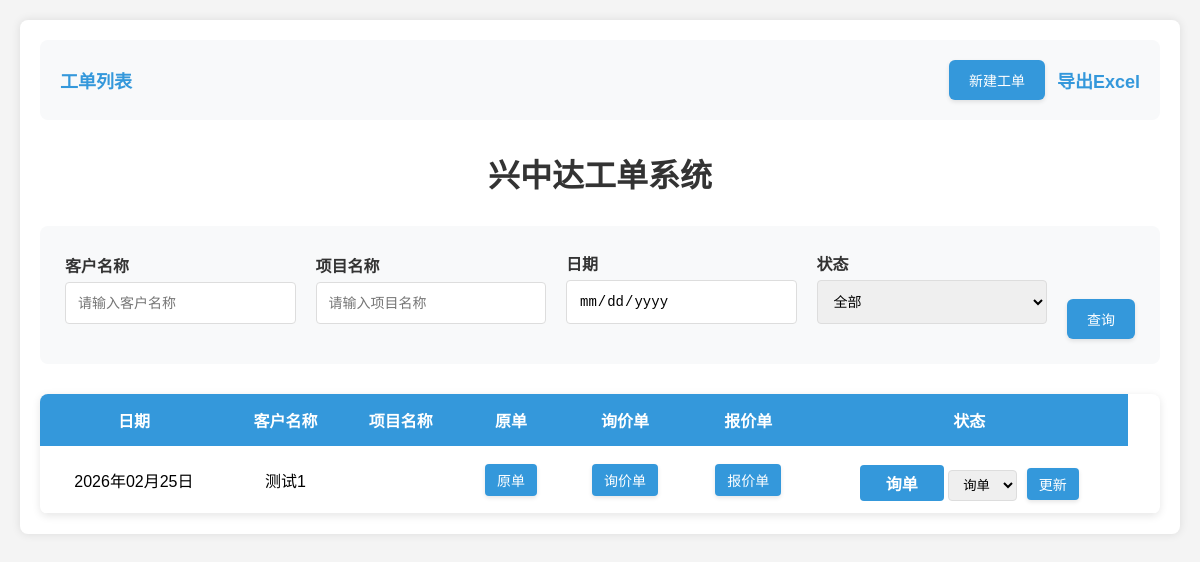
Before: /quotation/list/ with the older database file.
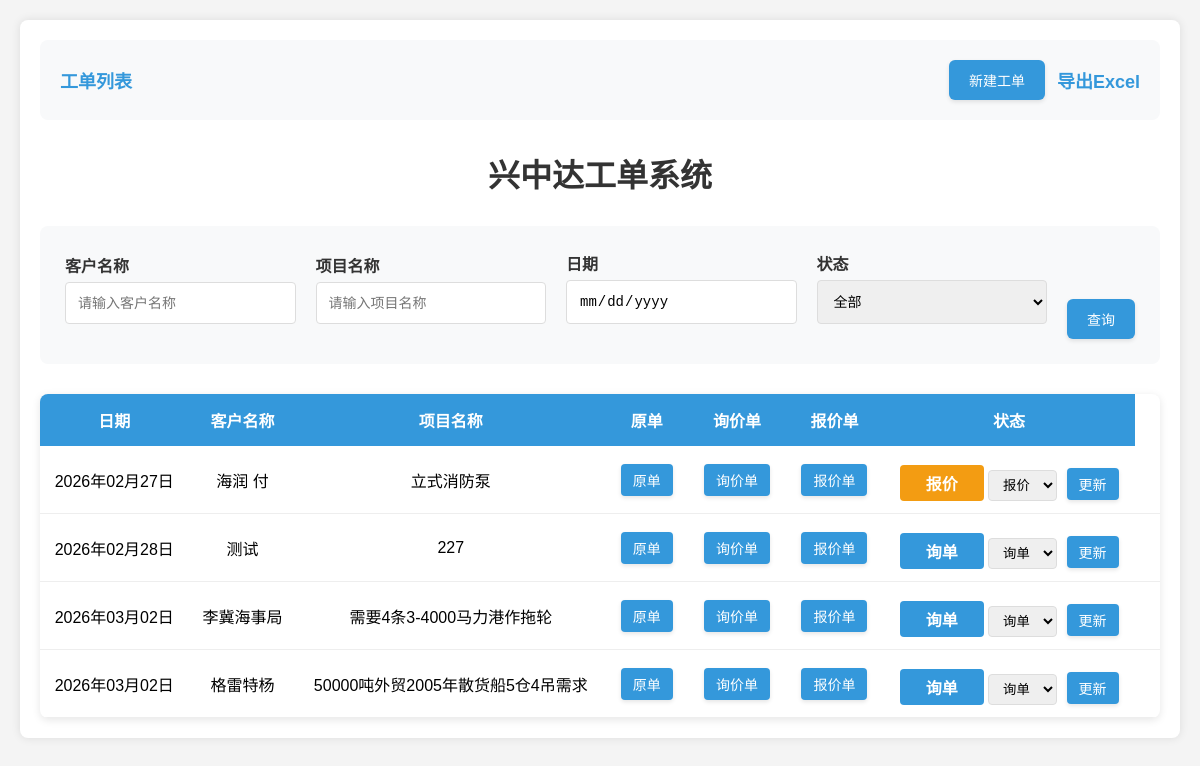
After: the same page with the newer database file.
### quotation/models.py (models this page shows, shortened)
class Quotation(models.Model):
    STATUS_CHOICES = (
        ('completed', '完成'),
        ('inquiry', '询单'),
        ('quoted', '报价'),
    )
    date = models.DateField(default=timezone.now)
    customer_name = models.CharField(max_length=255)
    project_name = models.CharField(max_length=255, verbose_name='项目名称', default='')
    status = models.CharField(max_length=20, choices=STATUS_CHOICES, default='inquiry')
    folder_path = models.CharField(max_length=500, verbose_name='文件夹路径', default='/quotations')
    def __init__(self, *args, **kwargs):
        super().__init__(*args, **kwargs)
        if self.folder_path:
            self.folder_path = self.folder_path.replace('\\', '/')
    def get_attachment_counts(self):
        counts = {'original': 0, 'inquiry': 0, 'quotation': 0}
        if os.path.exists(self.folder_path):
            for sub_folder_name in os.listdir(self.folder_path):
                sub_folder_path = os.path.join(self.folder_path, sub_folder_name).replace('\\', '/')
                if os.path.isdir(sub_folder_path):
                    if sub_folder_name in counts:
                        counts[sub_folder_name] = len(os.listdir(sub_folder_path))
        return counts

### quotation/views.py (the view)
# urls.py: path('list/', QuotationListView.as_view(), name='list'),
class QuotationListView(View):
    def get(self, request):
        quotations = Quotation.objects.all()
        return render(request, 'quotation/list.html', {'quotations': quotations})

### quotation/templates/quotation/list.html (shortened to what this page needs)
<!DOCTYPE html>
<html lang="zh-CN">
<head>
</head>
<body>
    <div class="container">
        <div class="nav">
            <a href="{% url 'quotation:list' %}">工单列表</a>
            <div class="nav-buttons">
                <button onclick="openUploadModal()" class="nav-button nav-button-blue">新建工单</button>
                <a id="exportButton" href="{% url 'quotation:export' %}">导出Excel</a>
            </div>
        </div>
        <h1>兴中达工单系统</h1>
        <div class="search-form">
            <form method="get" action="{% url 'quotation:search' %}">
                <div class="form-group">
                    <label for="customer_name">客户名称</label>
                    <input type="text" id="customer_name" name="customer_name" placeholder="请输入客户名称">
                </div>
                <div class="form-group">
                    <label for="project_name">项目名称</label>
                    <input type="text" id="project_name" name="project_name" placeholder="请输入项目名称">
                </div>
                <div class="form-group">
                    <label for="date">日期</label>
                    <input type="date" id="date" name="date">
                </div>
                <div class="form-group">
                    <label for="status">状态</label>
                    <select id="status" name="status">
                        <option value="">全部</option>
                    </select>
                </div>
                <button type="submit" class="nav-button nav-button-blue">查询</button>
            </form>
        </div>
        <table>
            <thead>
                <tr>
                    <th>日期</th>
                    <th>客户名称</th>
                    <th>项目名称</th>
                    <th>原单</th>
                    <th>询价单</th>
                    <th>报价单</th>
                    <th>状态</th>
                </tr>
            </thead>
            <tbody>
                {% for quotation in quotations %}
                {% with counts=quotation.get_attachment_counts %}
                <tr>
                    <td>{{ quotation.date|date:"Y年m月d日" }}</td>
                    <td>{{ quotation.customer_name }}</td>
                    <td>{{ quotation.project_name }}</td>
                    <td>
                        <button onclick="openAttachments({{ quotation.pk }}, 'original')" class="table-button">原单</button>
                    </td>
                    <td>
                        <button onclick="openAttachments({{ quotation.pk }}, 'inquiry')" class="table-button">询价单</button>
                    </td>
                    <td>
                        <button onclick="openAttachments({{ quotation.pk }}, 'quotation')" class="table-button">报价单</button>
                    </td>
                    <td>
                        <span class="status-badge status-{{ quotation.status }}">{{ quotation.get_status_display }}</span>
                        <form class="status-form" method="post" action="{% url 'quotation:update_status' quotation.pk %}">
                            <select name="status">
                                <option value="inquiry" {% if quotation.status == 'inquiry' %}selected{% endif %}>询单</option>
                                <option value="quoted" {% if quotation.status == 'quoted' %}selected{% endif %}>报价</option>
                            </select>
                            <button type="submit">更新</button>
                        </form>
                    </td>
                    <td>
                    </td>
                </tr>
                {% endwith %}
                {% endfor %}
            </tbody>
        </table>
    </div>
</body>
</html>

### quotation/templates/quotation/list.html (style rules this page uses)
body { font-family: Arial, sans-serif; margin: 20px; background-color: #f4f4f4; }
.container { max-width: 1400px; margin: 0 auto; background-color: white; padding: 20px; border-radius: 8px; box-shadow: 0 0 10px rgba(0,0,0,0.1); }
h1 { text-align: center; color: #333; margin-bottom: 30px; font-size: 32px; }
.nav { display: flex; justify-content: space-between; align-items: center; margin-bottom: 30px; padding: 20px; background-color: #f8f9fa; border-radius: 8px; }
.nav a { font-size: 18px; font-weight: bold; color: #3498db; text-decoration: none; }
.nav-buttons { display: flex; gap: 12px; align-items: center; }
.nav-button { padding: 10px 20px; border: none; border-radius: 6px; cursor: pointer; font-size: 14px; font-weight: 500; transition: all 0.3s ease; text-decoration: none; display: inline-block; box-shadow: 0 2px 4px rgba(0,0,0,0.1); color: white; }
.nav-button-blue { background-color: #3498db; }
.search-form { background-color: #f8f9fa; padding: 25px; border-radius: 8px; margin-bottom: 30px; }
.search-form form { display: flex; flex-wrap: wrap; gap: 20px; align-items: flex-end; }
.search-form .form-group { flex: 1; min-width: 200px; }
.form-group { margin-bottom: 15px; }
.form-group label { display: block; margin-bottom: 5px; font-weight: bold; color: #333; }
.form-group input[type="text"], .form-group input[type="date"], .form-group select { width: 100%; padding: 12px; border: 1px solid #ddd; border-radius: 4px; font-size: 14px; box-sizing: border-box; cursor: pointer; }
.form-group input[type="date"] { position: relative; }
table { width: 100%; border-collapse: collapse; background-color: white; box-shadow: 0 2px 8px rgba(0,0,0,0.1); border-radius: 8px; overflow: hidden; }
th { background-color: #3498db; color: white; font-weight: 600; padding: 14px 12px; text-align: center; }
td { padding: 12px; text-align: center; border-bottom: 1px solid #eee; }
.status-badge { padding: 6px 12px; border-radius: 4px; color: white; font-weight: bold; display: inline-block; min-width: 60px; text-align: center; }
.status-inquiry { background-color: #3498db; }
.status-quoted { background-color: #f39c12; }
.status-form { display: inline-block; margin-top: 10px; }
.status-form select { padding: 6px 10px; border: 1px solid #ddd; border-radius: 4px; margin-right: 5px; }
.status-form button { padding: 6px 12px; background-color: #3498db; color: white; border: none; border-radius: 4px; cursor: pointer; transition: all 0.3s ease; font-size: 14px; font-weight: 500; box-shadow: 0 2px 4px rgba(0,0,0,0.1); }
.table-button { padding: 6px 12px; background-color: #3498db; color: white; border: none; border-radius: 4px; cursor: pointer; transition: all 0.3s ease; font-size: 14px; font-weight: 500; box-shadow: 0 2px 4px rgba(0,0,0,0.1); margin: 2px; }

Changed rows visible on the page:
removed Quotation: date "2026年02月25日", customer_name "测试1", status "询单"
added Quotation: date "2026年02月27日", customer_name "海润 付", project_name "立式消防泵", status "报价"
added Quotation: date "2026年02月28日", customer_name "测试", project_name "227", status "询单"
added Quotation: date "2026年03月02日", customer_name "李冀海事局", project_name "需要4条3-4000马力港作拖轮", status "询单"
added Quotation: date "2026年03月02日", customer_name "格雷特杨", project_name "50000吨外贸2005年散货船5仓4吊需求", status "询单"
